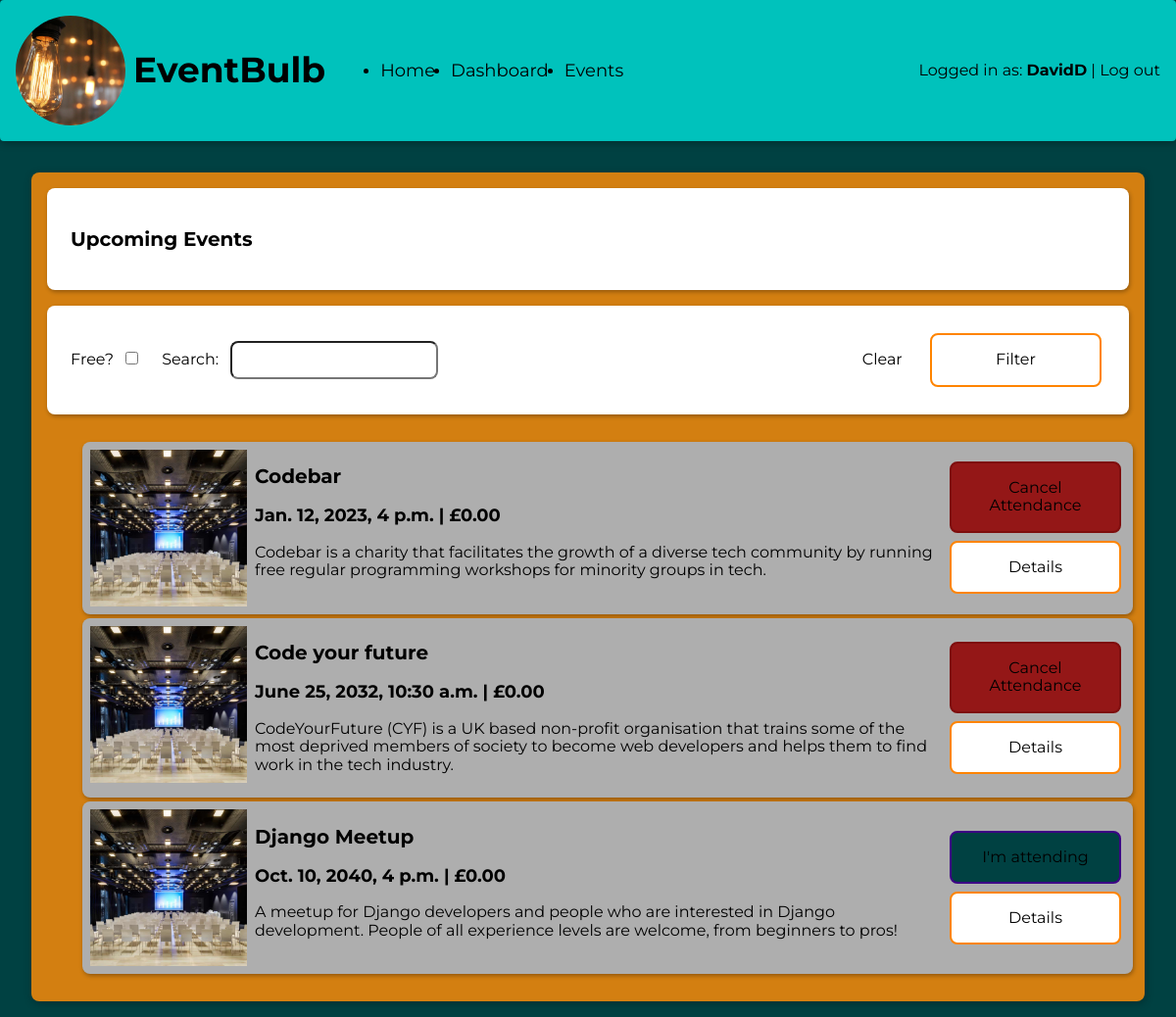
/events/ (signed in), run on the app's committed database.
### events/models.py (models this page shows, shortened)
class Event(models.Model):
    title = models.CharField(max_length=255)
    description = models.TextField()
    datetime = models.DateTimeField(auto_now=False, auto_now_add=False)
    cost = models.DecimalField(max_digits=6, decimal_places=2)
    image = models.ImageField(upload_to='upload/', blank=True)

### events/views.py (the view)
# urls.py: path('', views.list, name="events_list"),
def list(request):
    today = datetime.today()
    filter_map = {
        'title': 'title__icontains',
        'is_free': 'cost__exact'
    }
    filters = {}
    for key, value in request.GET.items():
        filter_key = filter_map[key]
        filters[filter_key] = value
    events = Event.objects.filter(
        datetime__gte=today).filter(**filters).order_by('datetime')
    return render(request, 'events/list.html', {'events': events})

### events/templatetags/event_filters.py (called while the page is built)
@register.filter
def is_attending(user, event):
    return user.profile.attending.filter(id=event.id).exists()

### templates/events/list.html
{% extends 'base.html' %}
{% load static %}
{% block content %}
  <main>
    <section id="event-list" class="card-background">
      <section class="card">
        <h2>Upcoming Events</h2>
      </section>
      <section class="card">
        <form action="{% url 'events_list' %}" method="get" class="filter-controls-form">
          <div class="filter-controls">
            <div class="input-group">
              <label for="is_free">Free?</label>
              <input type="checkbox" name="is_free" id="is_free" value="0" />
            </div>
            <div class="input-group">
              <label for="title">Search:</label>
              <input type="text" name="title" id="title">
            </div>
          </div>
          <div>
            <a href="{% url 'events_list' %}" class="button">Clear</a>
            <button type="submit" class="button gray">
            Filter
            </button>
          </div>
        </form>
      </section>
      {% include 'partials/_events_list.html' with events=events %}
    </section>
  </main>
{% endblock %}

### templates/base.html (shortened to what this page needs)
{% load static %}
<!DOCTYPE html>
<html lang="en">
<head>
  <link href="https://cdnjs.cloudflare.com/ajax/libs/normalize/8.0.1/normalize.min.css" rel="stylesheet">
  <link href="https://cdnjs.cloudflare.com/ajax/libs/meyer-reset/2.0/reset.min.css" rel="stylesheet">
  <link rel="stylesheet" href="{% static 'css/style.css' %}">
</head>
<body>
  <header class="navbar">
    <section>
      <img class="logo" src="{% static 'images/logo.jpg' %}" alt="EventBulb Logo">
      <h1 class="site-heading">EventBulb</h1>
      <nav>
        <ul>
          <li>
            <a href="{% url 'information_home' %}">Home</a>
          </li>
          {% if user.is_authenticated %}
            <li>
              <a href="{% url 'events_dashboard' %}">Dashboard</a>
            </li>
          {% endif %}
          <li>
            <a href="{% url 'events_list' %}">Events</a>
          </li>
        </ul>
      </nav>
    </section>
    <nav class="auth-nav">
      {% if user.is_authenticated %}
        <span>Logged in as: <span class="logged-in-username">{{ user.username }}</span></span>
        <span> | </span>
        <a href="{% url 'accounts_logout' %}">Log out</a>
      {% else %}
        <a href="{% url 'accounts_login' %}">Log In</a>
        <span> | </span>
        <a href="{% url 'accounts_register' %}">Register</a>
      {% endif %}
    </nav>
  </header>
  {% block content %}
  {% endblock content %}
</body>
</html>

### templates/partials/_events_list.html (shortened to what this page needs)
{% load event_filters %}
{% load static %}
<ul class="events-list">
  {% for event in events %}
    <li class="card event">
      {% if event.image|length > 0 %}
    <img class="event-image" src="{{ event.image.url }}" alt="">
  {% else %}
    <img class="event-image" src="{% static 'images/image_placeholder.jpg' %}" alt="">
  {% endif %}
      <div class="event-info">
        <h2>{{ event.title }}</h2>
        <h3>{{ event.datetime }} | £{{ event.cost }}</h3>
        <p>{{ event.description }}</p>
      </div>
      <div class="event-controls">
        {% if user.is_authenticated %}
          {% if user|is_attending:event %}
            <form action="{% url 'events_remove_attending' event.id %}" method="post">
              <button type="submit" class="button red">Cancel Attendance</button>
            </form>
          {% else %}
            <form action="{% url 'events_add_attending' event.id %}" method="post">
              <button type="submit" class="button yellow">I'm attending</button>
            </form>
          {% endif %}
        {% endif %}
        <a href="{% url 'events_details' event.id %}" class="button gray">Details</a>
      </div>
    </li>
  {% endfor %}
</ul>

### static/css/style.css (style rules this page uses)
:root { --shadow: 1px 2px 8px rgba(0,0,0,0.3); --shadow-small: 1px 2px 4px rgba(0,0,0,0.3); --yellow : #004142; --yellow-accent: #3c0085; --gray: #ffffff; --gray-accent: #ff8400; --gray-light: #d37f11; --red: #941717; --red-accent: #7e0d0d; }
body { background-color: var(--yellow); display: flex; flex-direction: column; height: 100vh; font-family: 'Montserrat', Helvetica, Arial, sans-serif; }
a { color: inherit; text-decoration: inherit; }
h2 { font-size: 1.25rem; }
h3 { font-size: 1.125rem; }
.navbar { display: grid; grid-template-columns: 1fr 1fr; align-items: center; background-color: rgb(0, 194, 188); border-radius: 0.25rem; padding: 1rem; box-shadow: var(--shadow) }
.navbar > section { display: flex; align-items: center; }
.navbar .logo { margin-right: 0.5rem; height: 7rem; width: 7rem; object-fit: cover; border-radius: 100%; }
.site-heading { font-size: 1.5rem; }
.navbar .site-heading { font-size: 2.25rem; margin-right: 1rem; }
.navbar > .auth-nav { justify-self: flex-end; }
.navbar nav > ul { display: flex; align-items: center; }
.navbar nav > ul > li { margin-right: 1rem; }
.navbar nav > ul > li > a, .navbar nav > ul > li > span { font-size: 1.125rem; }
.logged-in-username { font-weight: bold; }
main { margin: 1rem; padding: 1rem; display: grid; gap: 1rem; flex-grow: 1; flex-shrink: 1; }
.card-background { background-color: var(--gray-light); padding: 0.5rem; box-shadow: var(--shadow); border-radius: 0.5rem; display: flex; flex-direction: column; }
.card { margin: 0.5rem; padding: 1.5rem; background-color: rgb(255, 255, 255); border-radius: 0.5rem; box-shadow: var(--shadow-small) }
.filter-controls-form { display: flex; justify-content: space-between; }
.filter-controls { display: flex; align-items: center; margin-right: 1.5rem; }
.filter-controls > .input-group { margin-right: 1.5rem; }
.filter-controls > .input-group > label { margin-right: 0.5rem; }
input[type="text"], input[type="password"], textarea { padding: 0.5rem; background-color: var(--gray); border-radius: 0.5rem; }
.button { padding: 1rem; border-radius: 0.5rem; min-width: 175px; margin: 0.25rem; box-sizing: border-box; transition: background-color 150ms; text-align: center; cursor: pointer; }
.button.gray { background-color: var(--gray); border: 2px solid var(--gray-accent); }
.button.red { background-color: var(--red); border: 2px solid var(--red-accent); }
.button.yellow { background-color: var(--yellow); border: 2px solid var(--yellow-accent); }
.card.event { margin: 0.25rem; padding: 0.5rem; background-color: rgb(174, 174, 174); border-radius: 0.5rem; box-shadow: var(--shadow-small); display: flex; align-items: start; }
.event-image { background-color: var(--gray); object-fit: cover; width: 10rem; height: 10rem; margin-right: 0.5rem; }
.event > .event-info { flex-grow: 1; }
.event > .event-controls { flex-shrink: 1; align-self: center; justify-self: center; display: flex; flex-direction: column; }

### data on the page
Event: title "Codebar", datetime "Jan. 12, 2023, 4 p.m.", cost "0.00", description "Codebar is a charity that facilitates the growth of a diverse tech community by running free regular programming workshops for minority groups in tech."
Event: title "Code your future", datetime "June 25, 2032, 10:30 a.m.", cost "0.00", description "CodeYourFuture (CYF) is a UK based non-profit organisation that trains some of the most deprived members of society to become web developers and helps them to find work in the tech industry."
Event: title "Django Meetup", datetime "Oct. 10, 2040, 4 p.m.", cost "0.00", description "A meetup for Django developers and people who are interested in Django development. People of all experience levels are welcome, from beginners to pros!"

### other printed values
{{ user.username }} "DavidD"
